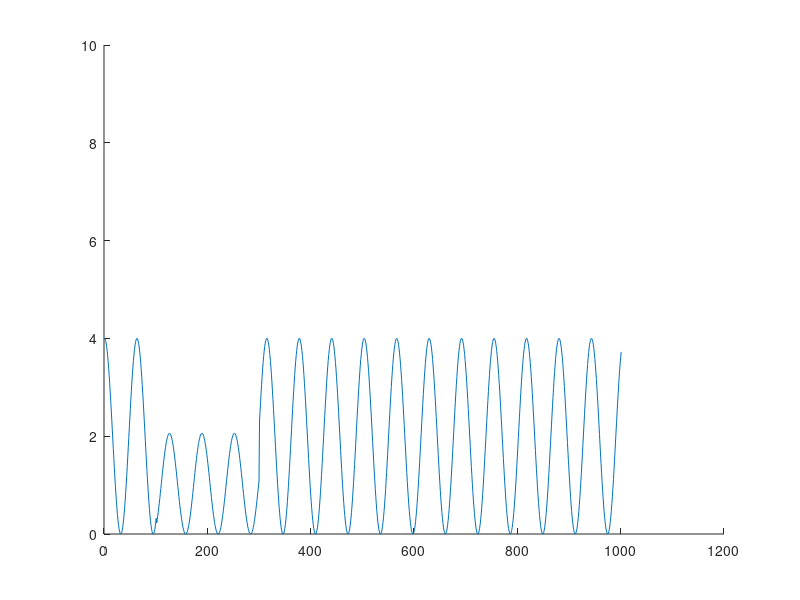

This chart was generated by the following MATLAB code:
%%
Tmin = 10;
Tmax = 30;
t = 0:0.1:100;
omega1 = 1;
omega2 = 2;
phi = 1.2*pi + 0*t;
phi(t>Tmax) = 0 ;
phi(t>30) = 0 ;

eta = (0.1).*(t>Tmin).*(t<Tmax) ;
E1 = sqrt(1-eta).*exp(1i*omega1*t) + sqrt(eta).*exp(1i*(omega1*t + phi));
E2 = sqrt(1-eta).*exp(1i*(omega2*t) ) + sqrt(eta).*exp(1i*(omega2*t + phi));

figure(1);
hold on
plot(abs(E1+E2).^2)
ylim([0 10])